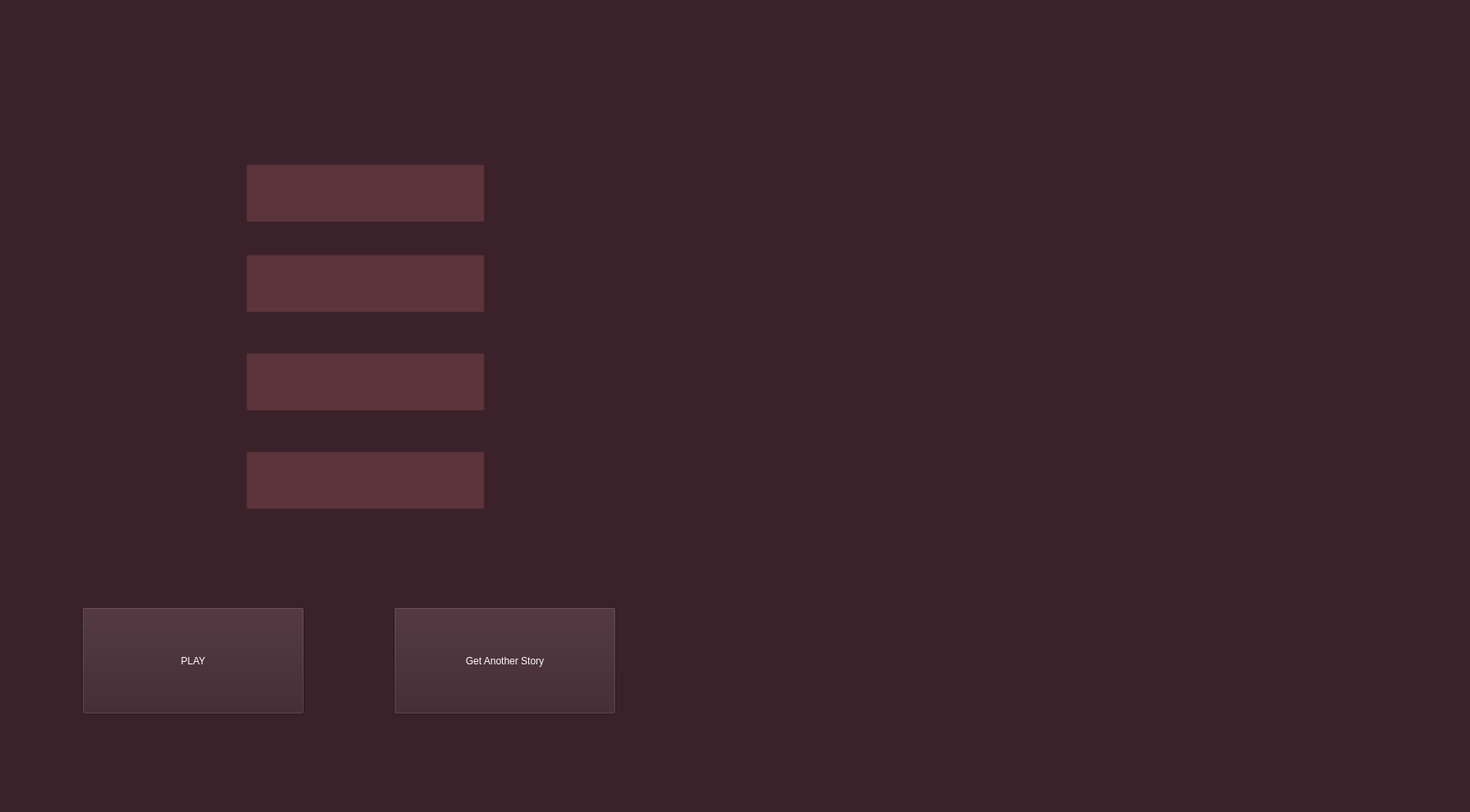
<?xml version="1.0" encoding="UTF-8"?>
<ui version="4.0">
 <class>MainWindow</class>
 <widget class="QMainWindow" name="MainWindow">
  <property name="geometry">
   <rect>
    <x>0</x>
    <y>0</y>
    <width>1792</width>
    <height>990</height>
   </rect>
  </property>
  <property name="windowTitle">
   <string>MainWindow</string>
  </property>
  <property name="styleSheet">
   <string notr="true">background-color: rgb(58, 33, 42);
color: rgb(255, 255, 255);</string>
  </property>
  <widget class="QWidget" name="centralwidget">
   <widget class="QLineEdit" name="submission_1">
    <property name="geometry">
     <rect>
      <x>300</x>
      <y>200</y>
      <width>291</width>
      <height>71</height>
     </rect>
    </property>
    <property name="styleSheet">
     <string notr="true">background-color: rgb(92, 52, 60);
font: 24pt &quot;Avenir Next Condensed&quot;;
</string>
    </property>
    <property name="text">
     <string/>
    </property>
   </widget>
   <widget class="QLabel" name="typeOfWord_1">
    <property name="geometry">
     <rect>
      <x>60</x>
      <y>190</y>
      <width>221</width>
      <height>61</height>
     </rect>
    </property>
    <property name="styleSheet">
     <string notr="true">font: 35pt &quot;Avenir Next Condensed&quot;;
color: rgb(255, 255, 255);</string>
    </property>
    <property name="text">
     <string/>
    </property>
   </widget>
   <widget class="QLineEdit" name="submission_2">
    <property name="geometry">
     <rect>
      <x>300</x>
      <y>310</y>
      <width>291</width>
      <height>71</height>
     </rect>
    </property>
    <property name="styleSheet">
     <string notr="true">background-color: rgb(92, 52, 60);
font: 24pt &quot;Avenir Next Condensed&quot;;
</string>
    </property>
    <property name="text">
     <string/>
    </property>
    <property name="frame">
     <bool>true</bool>
    </property>
   </widget>
   <widget class="QLabel" name="typeOfWord_2">
    <property name="geometry">
     <rect>
      <x>60</x>
      <y>310</y>
      <width>221</width>
      <height>61</height>
     </rect>
    </property>
    <property name="styleSheet">
     <string notr="true">font: 35pt &quot;Avenir Next Condensed&quot;;
color: rgb(255, 255, 255);</string>
    </property>
    <property name="text">
     <string/>
    </property>
   </widget>
   <widget class="QLineEdit" name="submission_3">
    <property name="geometry">
     <rect>
      <x>300</x>
      <y>430</y>
      <width>291</width>
      <height>71</height>
     </rect>
    </property>
    <property name="styleSheet">
     <string notr="true">background-color: rgb(92, 52, 60);
font: 24pt &quot;Avenir Next Condensed&quot;;
border-color: rgb(255, 255, 255);</string>
    </property>
    <property name="text">
     <string/>
    </property>
   </widget>
   <widget class="QLabel" name="typeOfWord_3">
    <property name="geometry">
     <rect>
      <x>60</x>
      <y>430</y>
      <width>221</width>
      <height>61</height>
     </rect>
    </property>
    <property name="styleSheet">
     <string notr="true">font: 35pt &quot;Avenir Next Condensed&quot;;
color: rgb(255, 255, 255);</string>
    </property>
    <property name="text">
     <string/>
    </property>
   </widget>
   <widget class="QLineEdit" name="submission_4">
    <property name="geometry">
     <rect>
      <x>300</x>
      <y>550</y>
      <width>291</width>
      <height>71</height>
     </rect>
    </property>
    <property name="styleSheet">
     <string notr="true">background-color: rgb(92, 52, 60);
font: 24pt &quot;Avenir Next Condensed&quot;;
border-color: rgb(255, 255, 255);</string>
    </property>
    <property name="text">
     <string/>
    </property>
   </widget>
   <widget class="QLabel" name="typeOfWord_4">
    <property name="geometry">
     <rect>
      <x>60</x>
      <y>550</y>
      <width>221</width>
      <height>61</height>
     </rect>
    </property>
    <property name="styleSheet">
     <string notr="true">font: 35pt &quot;Avenir Next Condensed&quot;;
color: rgb(255, 255, 255);</string>
    </property>
    <property name="text">
     <string/>
    </property>
   </widget>
   <widget class="QPushButton" name="playStory">
    <property name="geometry">
     <rect>
      <x>100</x>
      <y>740</y>
      <width>271</width>
      <height>131</height>
     </rect>
    </property>
    <property name="styleSheet">
     <string notr="true">font: 60pt &quot;Avenir Next Condensed&quot;;</string>
    </property>
    <property name="text">
     <string>PLAY</string>
    </property>
   </widget>
   <widget class="QPushButton" name="anotherOne">
    <property name="geometry">
     <rect>
      <x>480</x>
      <y>740</y>
      <width>271</width>
      <height>131</height>
     </rect>
    </property>
    <property name="styleSheet">
     <string notr="true">font: 34pt &quot;Avenir Next Condensed&quot;;</string>
    </property>
    <property name="text">
     <string>Get Another Story</string>
    </property>
   </widget>
   <widget class="QLineEdit" name="submission_5">
    <property name="geometry">
     <rect>
      <x>1170</x>
      <y>-320</y>
      <width>291</width>
      <height>71</height>
     </rect>
    </property>
    <property name="styleSheet">
     <string notr="true">background-color: rgb(92, 52, 60);
font: 24pt &quot;Avenir Next Condensed&quot;;
</string>
    </property>
    <property name="text">
     <string/>
    </property>
   </widget>
   <widget class="QLabel" name="typeOfWord_5">
    <property name="geometry">
     <rect>
      <x>930</x>
      <y>-330</y>
      <width>221</width>
      <height>61</height>
     </rect>
    </property>
    <property name="styleSheet">
     <string notr="true">font: 35pt &quot;Avenir Next Condensed&quot;;
color: rgb(255, 255, 255);</string>
    </property>
    <property name="text">
     <string/>
    </property>
   </widget>
   <widget class="QLineEdit" name="submission_6">
    <property name="geometry">
     <rect>
      <x>1160</x>
      <y>-310</y>
      <width>291</width>
      <height>71</height>
     </rect>
    </property>
    <property name="styleSheet">
     <string notr="true">background-color: rgb(92, 52, 60);
font: 24pt &quot;Avenir Next Condensed&quot;;
</string>
    </property>
    <property name="text">
     <string/>
    </property>
   </widget>
   <widget class="QLabel" name="typeOfWord_6">
    <property name="geometry">
     <rect>
      <x>920</x>
      <y>-320</y>
      <width>221</width>
      <height>61</height>
     </rect>
    </property>
    <property name="styleSheet">
     <string notr="true">font: 35pt &quot;Avenir Next Condensed&quot;;
color: rgb(255, 255, 255);</string>
    </property>
    <property name="text">
     <string/>
    </property>
   </widget>
   <widget class="QLineEdit" name="submission_7">
    <property name="geometry">
     <rect>
      <x>1170</x>
      <y>-300</y>
      <width>291</width>
      <height>71</height>
     </rect>
    </property>
    <property name="styleSheet">
     <string notr="true">background-color: rgb(92, 52, 60);
font: 24pt &quot;Avenir Next Condensed&quot;;
</string>
    </property>
    <property name="text">
     <string/>
    </property>
   </widget>
   <widget class="QLabel" name="typeOfWord_7">
    <property name="geometry">
     <rect>
      <x>930</x>
      <y>-310</y>
      <width>221</width>
      <height>61</height>
     </rect>
    </property>
    <property name="styleSheet">
     <string notr="true">font: 35pt &quot;Avenir Next Condensed&quot;;
color: rgb(255, 255, 255);</string>
    </property>
    <property name="text">
     <string/>
    </property>
   </widget>
   <widget class="QLineEdit" name="submission_8">
    <property name="geometry">
     <rect>
      <x>1180</x>
      <y>-290</y>
      <width>291</width>
      <height>71</height>
     </rect>
    </property>
    <property name="styleSheet">
     <string notr="true">background-color: rgb(92, 52, 60);
font: 24pt &quot;Avenir Next Condensed&quot;;
</string>
    </property>
    <property name="text">
     <string/>
    </property>
   </widget>
   <widget class="QLabel" name="typeOfWord_8">
    <property name="geometry">
     <rect>
      <x>940</x>
      <y>-300</y>
      <width>221</width>
      <height>61</height>
     </rect>
    </property>
    <property name="styleSheet">
     <string notr="true">font: 35pt &quot;Avenir Next Condensed&quot;;
color: rgb(255, 255, 255);</string>
    </property>
    <property name="text">
     <string/>
    </property>
   </widget>
   <widget class="QLineEdit" name="submission_9">
    <property name="geometry">
     <rect>
      <x>1190</x>
      <y>-280</y>
      <width>291</width>
      <height>71</height>
     </rect>
    </property>
    <property name="styleSheet">
     <string notr="true">background-color: rgb(92, 52, 60);
font: 24pt &quot;Avenir Next Condensed&quot;;
</string>
    </property>
    <property name="text">
     <string/>
    </property>
   </widget>
   <widget class="QLabel" name="typeOfWord_9">
    <property name="geometry">
     <rect>
      <x>950</x>
      <y>-290</y>
      <width>221</width>
      <height>61</height>
     </rect>
    </property>
    <property name="styleSheet">
     <string notr="true">font: 35pt &quot;Avenir Next Condensed&quot;;
color: rgb(255, 255, 255);</string>
    </property>
    <property name="text">
     <string/>
    </property>
   </widget>
   <widget class="QLineEdit" name="submission_10">
    <property name="geometry">
     <rect>
      <x>1200</x>
      <y>-270</y>
      <width>291</width>
      <height>71</height>
     </rect>
    </property>
    <property name="styleSheet">
     <string notr="true">background-color: rgb(92, 52, 60);
font: 24pt &quot;Avenir Next Condensed&quot;;
</string>
    </property>
    <property name="text">
     <string/>
    </property>
   </widget>
   <widget class="QLabel" name="typeOfWord_10">
    <property name="geometry">
     <rect>
      <x>960</x>
      <y>-280</y>
      <width>221</width>
      <height>61</height>
     </rect>
    </property>
    <property name="styleSheet">
     <string notr="true">font: 35pt &quot;Avenir Next Condensed&quot;;
color: rgb(255, 255, 255);</string>
    </property>
    <property name="text">
     <string/>
    </property>
   </widget>
   <widget class="QLineEdit" name="submission_11">
    <property name="geometry">
     <rect>
      <x>1210</x>
      <y>-260</y>
      <width>291</width>
      <height>71</height>
     </rect>
    </property>
    <property name="styleSheet">
     <string notr="true">background-color: rgb(92, 52, 60);
font: 24pt &quot;Avenir Next Condensed&quot;;
</string>
    </property>
    <property name="text">
     <string/>
    </property>
   </widget>
   <widget class="QLabel" name="typeOfWord_11">
    <property name="geometry">
     <rect>
      <x>970</x>
      <y>-270</y>
      <width>221</width>
      <height>61</height>
     </rect>
    </property>
    <property name="styleSheet">
     <string notr="true">font: 35pt &quot;Avenir Next Condensed&quot;;
color: rgb(255, 255, 255);</string>
    </property>
    <property name="text">
     <string/>
    </property>
   </widget>
   <widget class="QLineEdit" name="submission_12">
    <property name="geometry">
     <rect>
      <x>1220</x>
      <y>-250</y>
      <width>291</width>
      <height>71</height>
     </rect>
    </property>
    <property name="styleSheet">
     <string notr="true">background-color: rgb(92, 52, 60);
font: 24pt &quot;Avenir Next Condensed&quot;;
</string>
    </property>
    <property name="text">
     <string/>
    </property>
   </widget>
   <widget class="QLabel" name="typeOfWord_12">
    <property name="geometry">
     <rect>
      <x>980</x>
      <y>-260</y>
      <width>221</width>
      <height>61</height>
     </rect>
    </property>
    <property name="styleSheet">
     <string notr="true">font: 35pt &quot;Avenir Next Condensed&quot;;
color: rgb(255, 255, 255);</string>
    </property>
    <property name="text">
     <string/>
    </property>
   </widget>
   <widget class="QLineEdit" name="submission_13">
    <property name="geometry">
     <rect>
      <x>1230</x>
      <y>-240</y>
      <width>291</width>
      <height>71</height>
     </rect>
    </property>
    <property name="styleSheet">
     <string notr="true">background-color: rgb(92, 52, 60);
font: 24pt &quot;Avenir Next Condensed&quot;;
</string>
    </property>
    <property name="text">
     <string/>
    </property>
   </widget>
   <widget class="QLabel" name="typeOfWord_13">
    <property name="geometry">
     <rect>
      <x>990</x>
      <y>-250</y>
      <width>221</width>
      <height>61</height>
     </rect>
    </property>
    <property name="styleSheet">
     <string notr="true">font: 35pt &quot;Avenir Next Condensed&quot;;
color: rgb(255, 255, 255);</string>
    </property>
    <property name="text">
     <string/>
    </property>
   </widget>
   <widget class="QLineEdit" name="submission_14">
    <property name="geometry">
     <rect>
      <x>1240</x>
      <y>-230</y>
      <width>291</width>
      <height>71</height>
     </rect>
    </property>
    <property name="styleSheet">
     <string notr="true">background-color: rgb(92, 52, 60);
font: 24pt &quot;Avenir Next Condensed&quot;;
</string>
    </property>
    <property name="text">
     <string/>
    </property>
   </widget>
   <widget class="QLabel" name="typeOfWord_14">
    <property name="geometry">
     <rect>
      <x>1000</x>
      <y>-240</y>
      <width>221</width>
      <height>61</height>
     </rect>
    </property>
    <property name="styleSheet">
     <string notr="true">font: 35pt &quot;Avenir Next Condensed&quot;;
color: rgb(255, 255, 255);</string>
    </property>
    <property name="text">
     <string/>
    </property>
   </widget>
   <widget class="QLineEdit" name="submission_15">
    <property name="geometry">
     <rect>
      <x>1250</x>
      <y>-220</y>
      <width>291</width>
      <height>71</height>
     </rect>
    </property>
    <property name="styleSheet">
     <string notr="true">background-color: rgb(92, 52, 60);
font: 24pt &quot;Avenir Next Condensed&quot;;
</string>
    </property>
    <property name="text">
     <string/>
    </property>
   </widget>
   <widget class="QLabel" name="typeOfWord_15">
    <property name="geometry">
     <rect>
      <x>1010</x>
      <y>-230</y>
      <width>221</width>
      <height>61</height>
     </rect>
    </property>
    <property name="styleSheet">
     <string notr="true">font: 35pt &quot;Avenir Next Condensed&quot;;
color: rgb(255, 255, 255);</string>
    </property>
    <property name="text">
     <string/>
    </property>
   </widget>
   <widget class="QLineEdit" name="submission_16">
    <property name="geometry">
     <rect>
      <x>1260</x>
      <y>-210</y>
      <width>291</width>
      <height>71</height>
     </rect>
    </property>
    <property name="styleSheet">
     <string notr="true">background-color: rgb(92, 52, 60);
font: 24pt &quot;Avenir Next Condensed&quot;;
</string>
    </property>
    <property name="text">
     <string/>
    </property>
   </widget>
   <widget class="QLabel" name="typeOfWord_16">
    <property name="geometry">
     <rect>
      <x>1020</x>
      <y>-220</y>
      <width>221</width>
      <height>61</height>
     </rect>
    </property>
    <property name="styleSheet">
     <string notr="true">font: 35pt &quot;Avenir Next Condensed&quot;;
color: rgb(255, 255, 255);</string>
    </property>
    <property name="text">
     <string/>
    </property>
   </widget>
   <widget class="QLineEdit" name="submission_17">
    <property name="geometry">
     <rect>
      <x>1270</x>
      <y>-200</y>
      <width>291</width>
      <height>71</height>
     </rect>
    </property>
    <property name="styleSheet">
     <string notr="true">background-color: rgb(92, 52, 60);
font: 24pt &quot;Avenir Next Condensed&quot;;
</string>
    </property>
    <property name="text">
     <string/>
    </property>
   </widget>
   <widget class="QLabel" name="typeOfWord_17">
    <property name="geometry">
     <rect>
      <x>1030</x>
      <y>-210</y>
      <width>221</width>
      <height>61</height>
     </rect>
    </property>
    <property name="styleSheet">
     <string notr="true">font: 35pt &quot;Avenir Next Condensed&quot;;
color: rgb(255, 255, 255);</string>
    </property>
    <property name="text">
     <string/>
    </property>
   </widget>
   <widget class="QLineEdit" name="submission_18">
    <property name="geometry">
     <rect>
      <x>1280</x>
      <y>-190</y>
      <width>291</width>
      <height>71</height>
     </rect>
    </property>
    <property name="styleSheet">
     <string notr="true">background-color: rgb(92, 52, 60);
font: 24pt &quot;Avenir Next Condensed&quot;;
</string>
    </property>
    <property name="text">
     <string/>
    </property>
   </widget>
   <widget class="QLabel" name="typeOfWord_18">
    <property name="geometry">
     <rect>
      <x>1040</x>
      <y>-200</y>
      <width>221</width>
      <height>61</height>
     </rect>
    </property>
    <property name="styleSheet">
     <string notr="true">font: 35pt &quot;Avenir Next Condensed&quot;;
color: rgb(255, 255, 255);</string>
    </property>
    <property name="text">
     <string/>
    </property>
   </widget>
   <widget class="QLineEdit" name="submission_19">
    <property name="geometry">
     <rect>
      <x>1290</x>
      <y>-180</y>
      <width>291</width>
      <height>71</height>
     </rect>
    </property>
    <property name="styleSheet">
     <string notr="true">background-color: rgb(92, 52, 60);
font: 24pt &quot;Avenir Next Condensed&quot;;
</string>
    </property>
    <property name="text">
     <string/>
    </property>
   </widget>
   <widget class="QLabel" name="typeOfWord_19">
    <property name="geometry">
     <rect>
      <x>1050</x>
      <y>-190</y>
      <width>221</width>
      <height>61</height>
     </rect>
    </property>
    <property name="styleSheet">
     <string notr="true">font: 35pt &quot;Avenir Next Condensed&quot;;
color: rgb(255, 255, 255);</string>
    </property>
    <property name="text">
     <string/>
    </property>
   </widget>
   <widget class="QLineEdit" name="submission_20">
    <property name="geometry">
     <rect>
      <x>1300</x>
      <y>-170</y>
      <width>291</width>
      <height>71</height>
     </rect>
    </property>
    <property name="styleSheet">
     <string notr="true">background-color: rgb(92, 52, 60);
font: 24pt &quot;Avenir Next Condensed&quot;;
</string>
    </property>
    <property name="text">
     <string/>
    </property>
   </widget>
   <widget class="QLabel" name="typeOfWord_20">
    <property name="geometry">
     <rect>
      <x>1060</x>
      <y>-180</y>
      <width>221</width>
      <height>61</height>
     </rect>
    </property>
    <property name="styleSheet">
     <string notr="true">font: 35pt &quot;Avenir Next Condensed&quot;;
color: rgb(255, 255, 255);</string>
    </property>
    <property name="text">
     <string/>
    </property>
   </widget>
   <widget class="QLineEdit" name="submission_21">
    <property name="geometry">
     <rect>
      <x>1310</x>
      <y>-160</y>
      <width>291</width>
      <height>71</height>
     </rect>
    </property>
    <property name="styleSheet">
     <string notr="true">background-color: rgb(92, 52, 60);
font: 24pt &quot;Avenir Next Condensed&quot;;
</string>
    </property>
    <property name="text">
     <string/>
    </property>
   </widget>
   <widget class="QLabel" name="typeOfWord_21">
    <property name="geometry">
     <rect>
      <x>1070</x>
      <y>-170</y>
      <width>221</width>
      <height>61</height>
     </rect>
    </property>
    <property name="styleSheet">
     <string notr="true">font: 35pt &quot;Avenir Next Condensed&quot;;
color: rgb(255, 255, 255);</string>
    </property>
    <property name="text">
     <string/>
    </property>
   </widget>
   <widget class="QLineEdit" name="submission_22">
    <property name="geometry">
     <rect>
      <x>1320</x>
      <y>-150</y>
      <width>291</width>
      <height>71</height>
     </rect>
    </property>
    <property name="styleSheet">
     <string notr="true">background-color: rgb(92, 52, 60);
font: 24pt &quot;Avenir Next Condensed&quot;;
</string>
    </property>
    <property name="text">
     <string/>
    </property>
   </widget>
   <widget class="QLabel" name="typeOfWord_22">
    <property name="geometry">
     <rect>
      <x>1080</x>
      <y>-160</y>
      <width>221</width>
      <height>61</height>
     </rect>
    </property>
    <property name="styleSheet">
     <string notr="true">font: 35pt &quot;Avenir Next Condensed&quot;;
color: rgb(255, 255, 255);</string>
    </property>
    <property name="text">
     <string/>
    </property>
   </widget>
  </widget>
  <widget class="QMenuBar" name="menubar">
   <property name="geometry">
    <rect>
     <x>0</x>
     <y>0</y>
     <width>1792</width>
     <height>24</height>
    </rect>
   </property>
  </widget>
  <widget class="QStatusBar" name="statusbar"/>
 </widget>
 <resources/>
 <connections/>
</ui>
